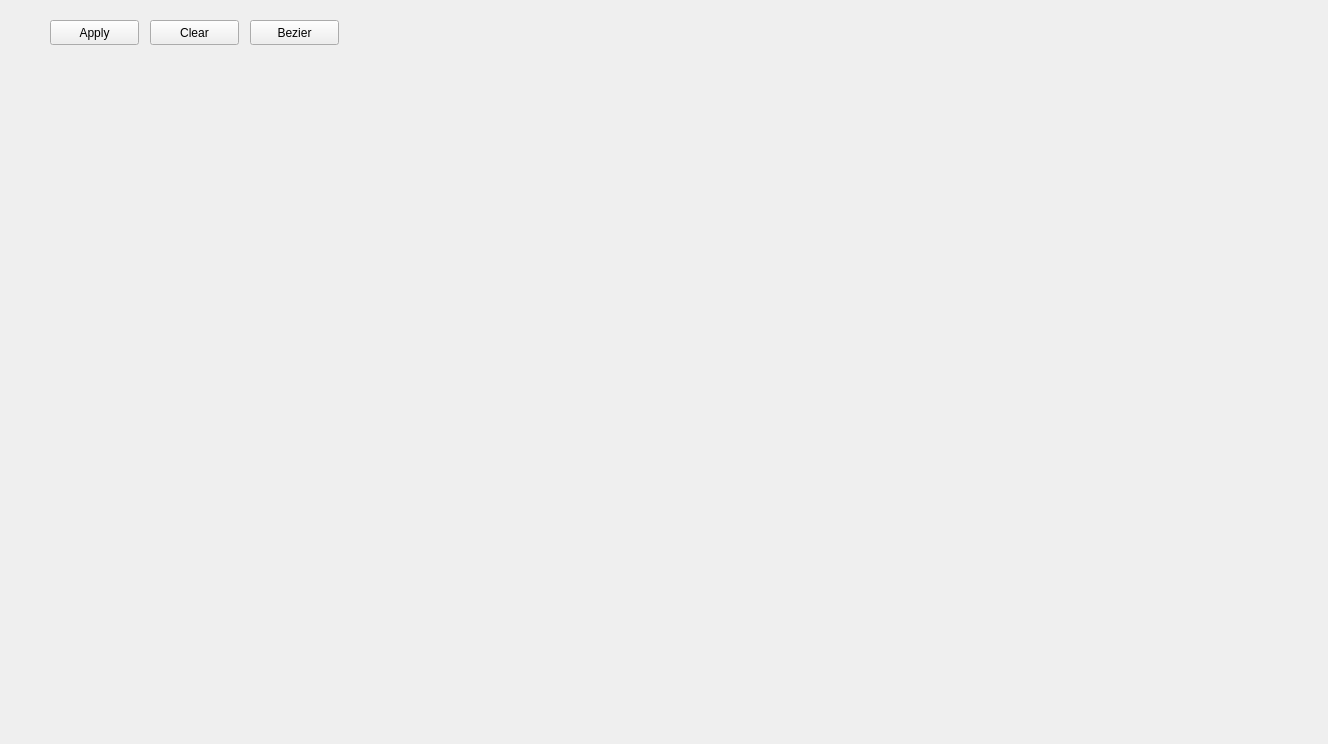
<?xml version="1.0" encoding="UTF-8"?>
<ui version="4.0">
 <class>MainWindow</class>
 <widget class="QMainWindow" name="MainWindow">
  <property name="geometry">
   <rect>
    <x>0</x>
    <y>0</y>
    <width>1328</width>
    <height>744</height>
   </rect>
  </property>
  <property name="windowTitle">
   <string>MainWindow</string>
  </property>
  <widget class="QWidget" name="centralwidget">
   <widget class="Window" name="glwidget" native="true">
    <property name="geometry">
     <rect>
      <x>700</x>
      <y>60</y>
      <width>601</width>
      <height>611</height>
     </rect>
    </property>
   </widget>
   <widget class="Canvas" name="canvas" native="true">
    <property name="geometry">
     <rect>
      <x>39</x>
      <y>59</y>
      <width>591</width>
      <height>611</height>
     </rect>
    </property>
   </widget>
   <widget class="QPushButton" name="applyButton">
    <property name="geometry">
     <rect>
      <x>50</x>
      <y>20</y>
      <width>89</width>
      <height>25</height>
     </rect>
    </property>
    <property name="text">
     <string>Apply</string>
    </property>
   </widget>
   <widget class="QPushButton" name="clearButton">
    <property name="geometry">
     <rect>
      <x>150</x>
      <y>20</y>
      <width>89</width>
      <height>25</height>
     </rect>
    </property>
    <property name="text">
     <string>Clear</string>
    </property>
   </widget>
   <widget class="QPushButton" name="BezierButton">
    <property name="geometry">
     <rect>
      <x>250</x>
      <y>20</y>
      <width>89</width>
      <height>25</height>
     </rect>
    </property>
    <property name="text">
     <string>Bezier</string>
    </property>
   </widget>
  </widget>
 </widget>
 <customwidgets>
  <customwidget>
   <class>Window</class>
   <extends>QWidget</extends>
   <header>window.h</header>
   <container>1</container>
  </customwidget>
  <customwidget>
   <class>Canvas</class>
   <extends>QWidget</extends>
   <header>Canvas.h</header>
   <container>1</container>
  </customwidget>
 </customwidgets>
 <resources/>
 <connections/>
</ui>
